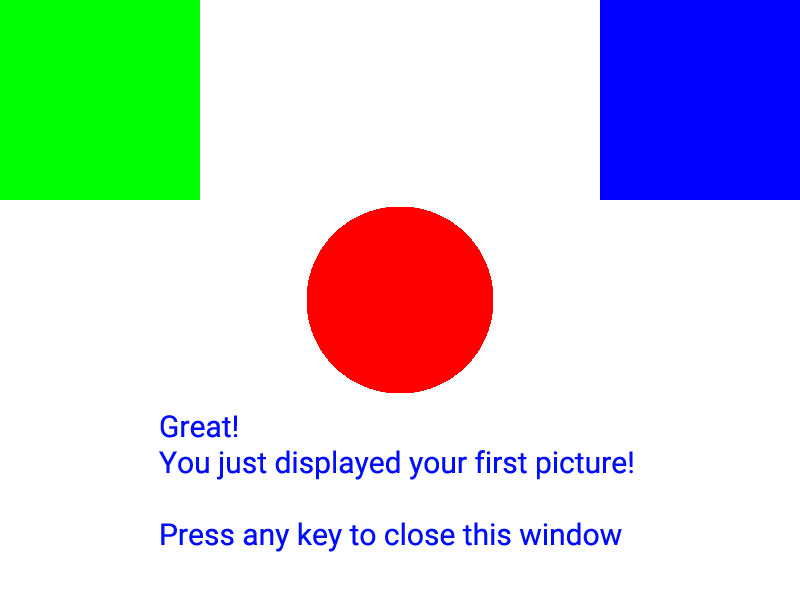
#> input picture image001.jpg, 800 x 600 px
$ python Main_14.py
#> lines starting #> are read from the running program, lines starting #| are printed output that depends on the picture
# On threshholding
import numpy as np
import cv2

img = cv2.imread("image001.jpg")
#> img is the input picture: shape (600, 800, 3); mean B, G, R 218.7, 215.5, 208.6

ret, thresholding = cv2.threshold(img,29,255,cv2.THRESH_BINARY)
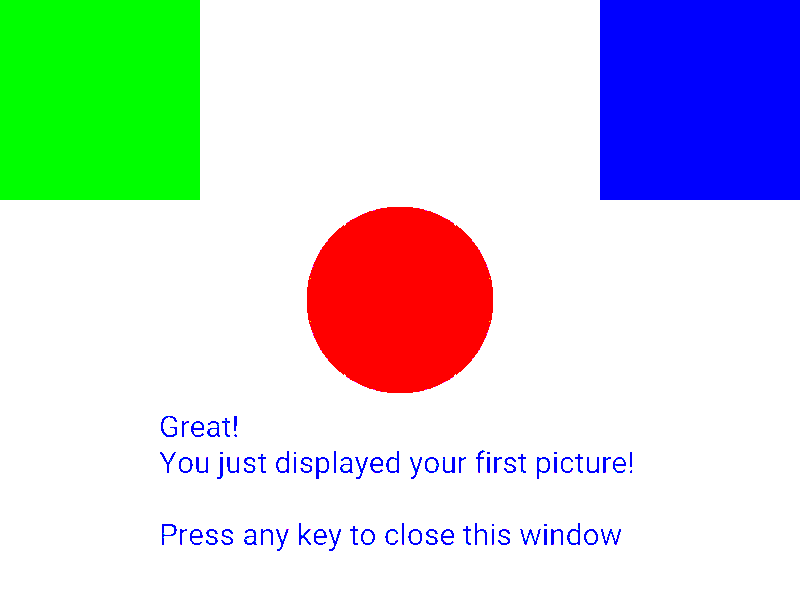
#> thresholding: shape (600, 800, 3); mean B, G, R 219.2, 216.5, 209.8
cv2.imshow("Windows",ret)

cv2.waitKey(0)
cv2.destroyAllWindows()
